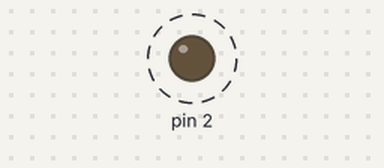
The sketch below on a simulated Arduino Uno, built with avr-gcc and run on an emulated ATmega328P. Parts: output pins drawn as LEDs (lit = HIGH). Dashed ring = blinking. What the sketch prints to the serial monitor is not drawn.

Above: at 0.5 s.
Timing chart, 0 to 4.6 s (numbered marks = the images above):
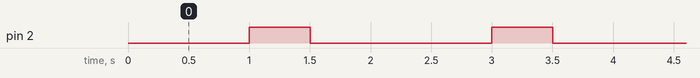

The sketch:

selecteur.ino
```cpp
#include "Led.h"
#include "Color.h"

Led bigLed(23);
Led smallLed(2);

Led *current = &bigLed;

void setup() {
  Serial.begin(115200);
  bigLed.begin();
  smallLed.begin();

  int red = 0;
  int green = 0;
  int blue = 0;
  hexToRgb("#6f56a3", &red, &green, &blue);

  Serial.println(red);
  Serial.println(green);
  Serial.println(blue);
}

void loop() {
  current->on();
  delay(500);
  current->off();
  delay(500);

  if (current == &bigLed) {
    current = &smallLed;
  } else {
    current = &bigLed;
  }
}
```

Color.cpp
```cpp
#include "Color.h"

const String HEX_DIGITS = "0123456789abcdef";

int hexPairToNumber(String pair) {
  int tens = HEX_DIGITS.indexOf(pair[0]);
  int units = HEX_DIGITS.indexOf(pair[1]);
  return tens * 16 + units;
}

void hexToRgb(String hex, int *red, int *green, int *blue) {
  hex.replace("#", "");
  hex.toLowerCase();

  *red = hexPairToNumber(hex.substring(0, 2));
  *green = hexPairToNumber(hex.substring(2, 4));
  *blue = hexPairToNumber(hex.substring(4, 6));
}
```

Color.h
```cpp
#pragma once

#include <Arduino.h>

void hexToRgb(String hex, int *red, int *green, int *blue);
```

Led.cpp
```cpp
#include "Led.h"

Led::Led(int pin) {
  this->pin = pin;
}

void Led::begin() {
  pinMode(pin, OUTPUT);
}

void Led::on() {
  digitalWrite(pin, HIGH);
}

void Led::off() {
  digitalWrite(pin, LOW);
}
```

Led.h
```cpp
#pragma once

#include <Arduino.h>

class Led {
public:
  Led(int pin);
  void begin();
  void on();
  void off();

private:
  int pin;
};
```

Measured:
- by itself, pin 2: alternates HIGH for 0.50 s and LOW for 1.5 s
